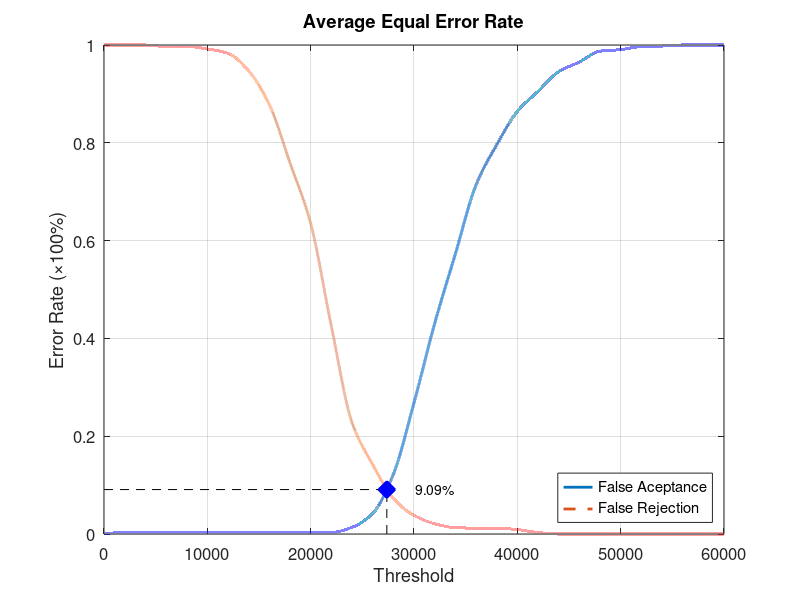
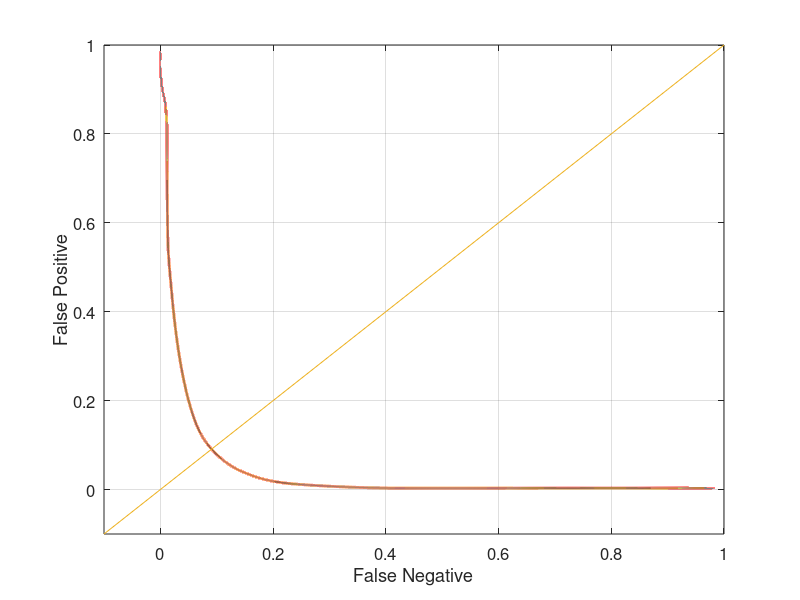

These charts were generated, in order, by the following MATLAB code:
function yEER = Database1Average
close all;
clear;
clc;
x = 0:2000:60000;
xq = 0:0.5:60000;

y0 = [0 0.0031579 0.0031579 0.0031579 0.0031579 0.0031579 0.0031579 0.0031579 0.0031579 0.0031579 0.0031579 0.0031579 0.0136842 0.0421053 0.122105 0.268421 0.430526 0.572632 0.713684 0.79579 0.86421 0.905263 0.945263 0.965263 0.987368 0.990526 0.996842 0.997895 1 1 1];
yy0 = interp1(x, y0, xq, 'pchip');
y1 = [1 1 1 0.997 0.997 0.992 0.983 0.947 0.878 0.759 0.635 0.425 0.228 0.142 0.073 0.038 0.021 0.013 0.012 0.012 0.009 0.003 0 0 0 0 0 0 0 0 0];
yy1 = interp1(x, y1, xq, 'pchip');

% Calculating EER: 
y2 = abs(y0 - y1);
find(y2 == min(y2))
yy2 = abs(yy0 - yy1);
xEER = find(yy2 == min(yy2));
xEERIndex = xq(xEER) % X-axis EER
yEER = yy0(xEER) % Y-axis EER

main = figure
plot(xq, yy0,'-','LineWidth', 2);	hold on
plot(xq, yy1,'--','LineWidth', 2);	hold on
plot([xEERIndex xEERIndex], [0 yEER], 'k--');	hold on
plot([0 xEERIndex], [yEER yEER], 'k--');	hold on
plot(xEERIndex, yEER, 'bx', 'LineWidth', 10);	hold on
text(xEERIndex + 10 * xEERIndex / 100, yEER, [num2str(round((10000 * yEER)) / 100) '%'])
legend('False Aceptance', 'False Rejection', 'Location', 'SouthEast')
xlabel('Threshold')
ylabel('Error Rate (\times100%)')
title('Average Equal Error Rate')
set(gca, 'FontSize', 12)
axis([0 60000 0 1])
grid on

print(main, 'Database1AverageMain', '-dpng');
FNRxFPR = figure('Color', [1 1 1]);
plot(yy1, yy0, '-', yy1, yy0, 'LineWidth', 2);
hold on
y = -0.1:0.1:1
plot(y, y); 
set(gca, 'FontSize', 12)
xlabel('False Negative')
ylabel('False Positive')
axis([-0.1 1 -0.1 1])
set(gca, 'FontSize', 12)
grid on

print(FNRxFPR, 'Database1AverageFNRxFPR','-dpng');
end
